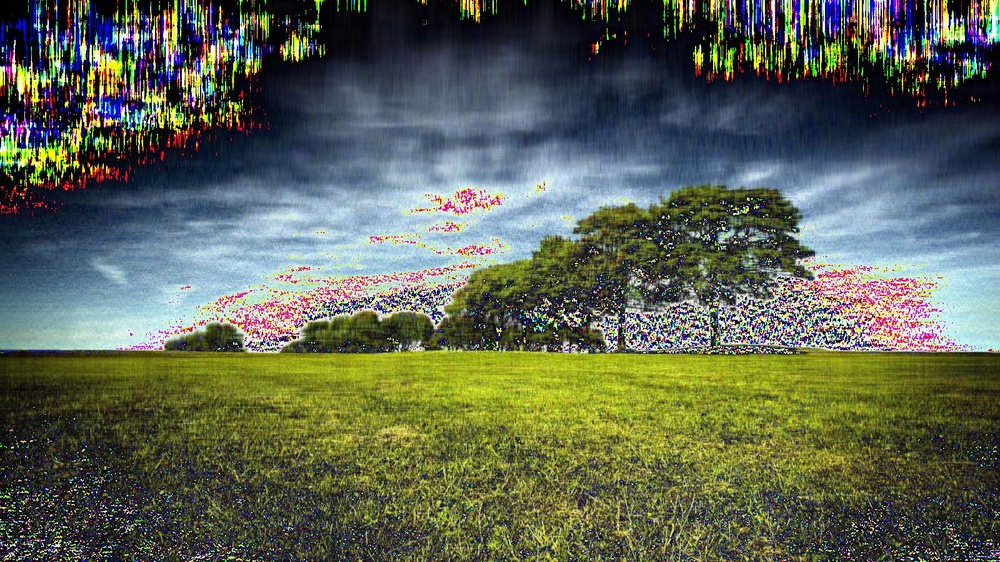
#> input picture compressedImages/image1-100pca.jpg, 1000 x 562 px, shrunk from 1600 x 900 before the run
$ python compress.py compressedImages/image1-100pca.jpg 5
#> lines starting #> are read from the running program, lines starting #| are printed output that depends on the picture
import numpy as np
from sklearn.decomposition import PCA
from skimage import io
import sys
import os

def compress(raster, pca_components):
    pca = PCA(n_components=pca_components)
    for i in range(raster.shape[2]):
        pca.fit(raster[:,:,i])
        compressed_raster = pca.transform(raster[:,:,i])
        raster[:,:,i] = pca.inverse_transform(compressed_raster)

    return raster

directory = 'compressedImages'
if not os.path.exists(directory):
    os.makedirs(directory)


image_filename = sys.argv[1]
pca_components = int(sys.argv[2])
raster = io.imread(image_filename)
#> raster is the input picture: shape (562, 1000, 3); mean R, G, B 92.9, 100.3, 83.5
compressed_raster = compress(raster, pca_components)
#> after the loop in compress, `for i in range(raster.shape[2]):`:
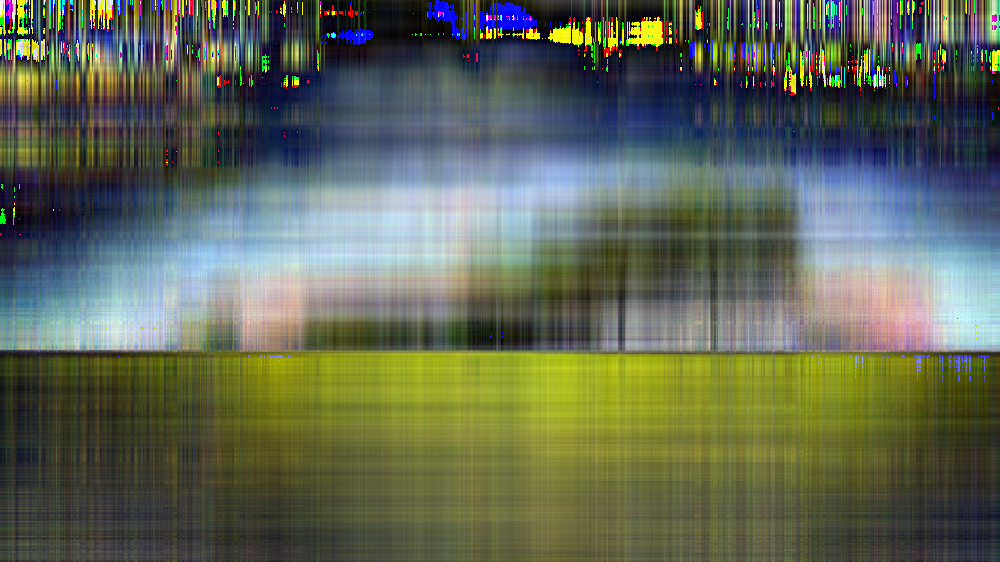
#> raster: shape (562, 1000, 3); mean R, G, B 95.6, 103.3, 85.4

if "/" in image_filename:
    image_filename = image_filename.split("/")[-1]
f, e = image_filename.split('.')
filename = f + '-' + str(pca_components) + 'pca.' + e

io.imsave(directory + '/' + filename, compressed_raster)
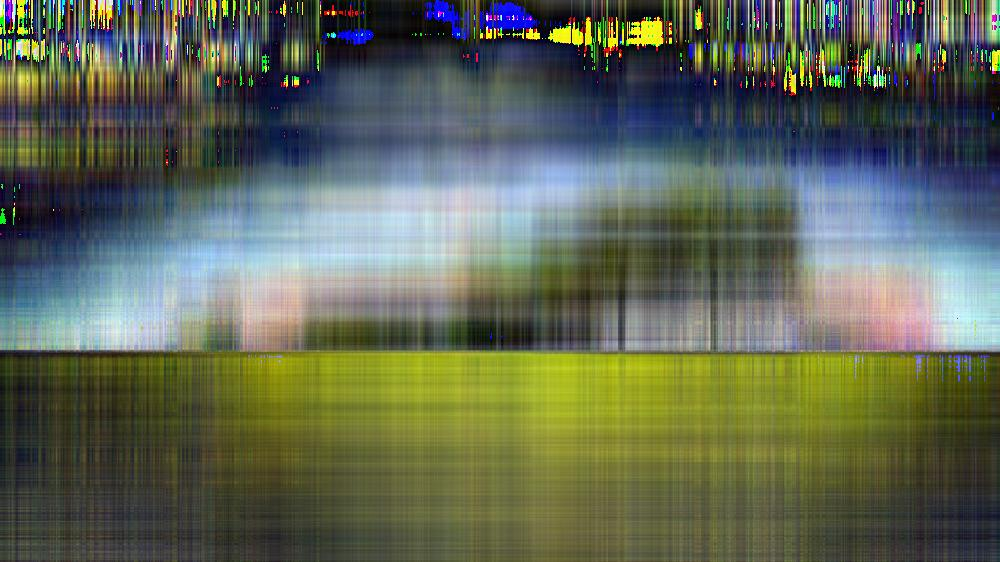
#> saved as image1-100pca-5pca.jpg: shape (562, 1000, 3); mean R, G, B 95.7, 103.3, 85.6

$ run again, on compressedImages/image2-150pca.jpg
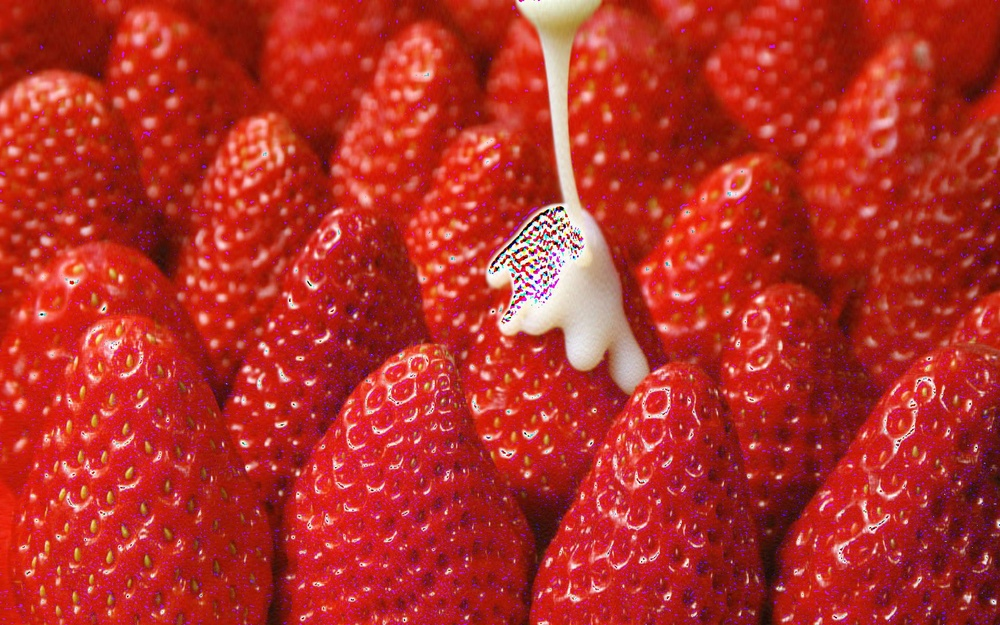
#> input picture compressedImages/image2-150pca.jpg, 1000 x 625 px, shrunk from 1920 x 1200 before the run
#> raster is the input picture: shape (625, 1000, 3); mean R, G, B 181.8, 46.3, 38.8
#> after the loop in compress, `for i in range(raster.shape[2]):`:
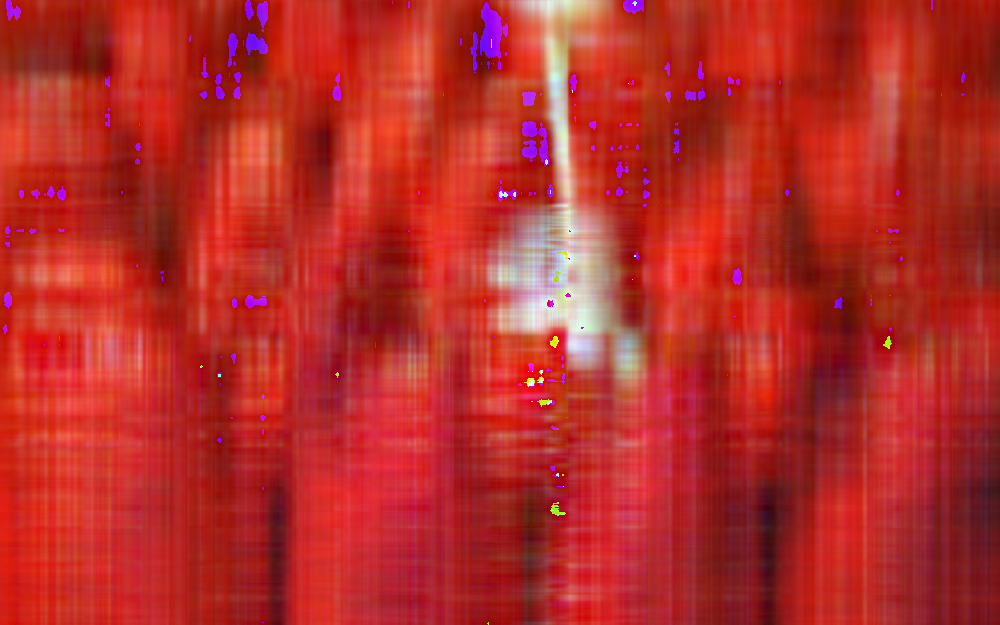
#> raster: shape (625, 1000, 3); mean R, G, B 181.3, 46, 41.2
